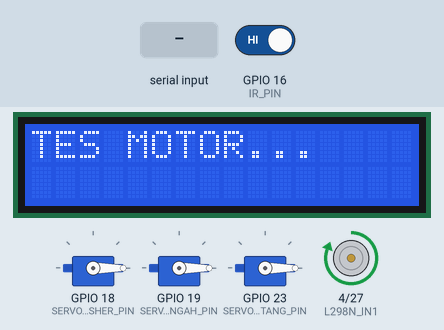
This sketch was run on a simulated ESP32. Parts: 16×2 character LCD, 3 × servo, motor-driver pin pairs drawn as motors (green arrow = first pin HIGH = forward, orange = second pin HIGH = backward, longer = more drive, scaled by the enable pin). Inputs (shaded band) come from the test bench; at power-on: GPIO 16 (IR_PIN) HIGH. What the sketch prints to the serial monitor is not drawn.

Above: at 2.2 s.
At 5.8 s:
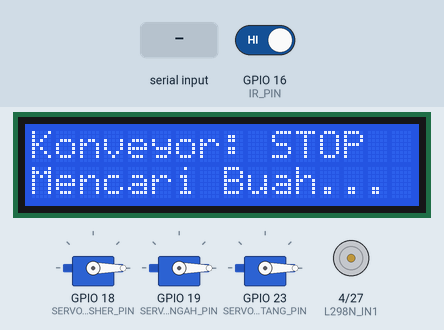
5.9 s: GPIO 16 (IR_PIN) driven LOW
At 6.6 s:
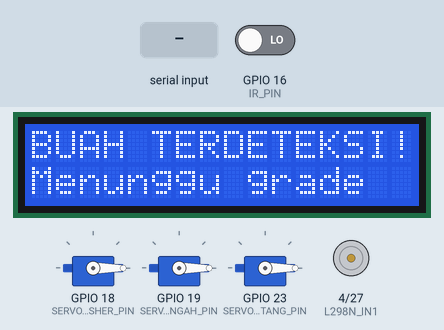
7.4 s: "A\n" received over Serial
At 10.0 s:
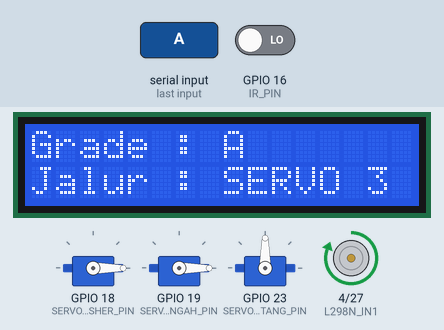
10.3 s: "90,45\n" received over Serial
11.8 s: GPIO 16 (IR_PIN) driven HIGH
14.8 s: "B\n" received over Serial
Timing chart, 0 to 17.3 s (numbered marks = the images above; inputs shaded):
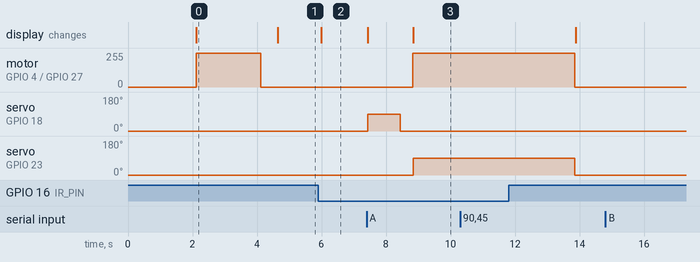

Measured:
- after the input at 5.9 s, the display: changes after 0.08 s (image 2)
- after the input at 7.4 s, motor on GPIO 4 (L298N_IN1) / GPIO 27 (L298N_IN2): stopped → forward 255/255 after 1.4 s; servo on GPIO 18 (SERVO_PUSHER_PIN): 0° → 90° at once, → 0° 1.0 s later; servo on GPIO 23 (SERVO_MATANG_PIN): 0° → 90° after 1.5 s; the display: first changes at once (image 3 shows a later state)
- after the input at 10.3 s, every drawn part: stays the same
- after the input at 14.8 s, every drawn part: stays the same
- what the display in image 0 shows lasts 2.5 s, from 2.1 s to 4.6 s

The sketch:

tomato_sorter.ino
```cpp
// Firmware sortir tomat (ESP32). Protokol serial: docs/PROTOCOL.md v0.3
// Pemetaan jalur: A = gate servo 3 (dulu "matang"), B = gate servo 2 (dulu "setengah"), C = jalur lurus (dulu "busuk").
#include <Wire.h>
#include <LiquidCrystal_I2C.h>
#include <ESP32Servo.h>
#include <stdio.h>
#include <string.h>
#include <ctype.h>

// ================= PIN =================
#define SDA_PIN 21
#define SCL_PIN 22

#define IR_PIN 16

#define L298N_IN1 4
#define L298N_IN2 27
#define L298N_ENA 14

#define SERVO_PUSHER_PIN   18
#define SERVO_SETENGAH_PIN 19   // gate grade B (servo 2)
#define SERVO_MATANG_PIN   23   // gate grade A (servo 3)

// ================= PENGATURAN KONVEYOR & SENSOR =================
#define KECEPATAN_KONVEYOR 255   // 0 - 255
#define IR_AKTIF_LEVEL     LOW   // Ganti ke HIGH jika sensor IR aktif HIGH saat ada objek
#define TES_MOTOR_AWAL     true  // true = motor berputar 2 detik saat startup untuk tes wiring
#define IR_DEBOUNCE_MS     50    // Sensor harus aktif minimal sekian ms agar dianggap buah
#define IR_COOLDOWN_MS     500   // Setelah siklus selesai, abaikan IR sebentar
#define KONVEYOR_JALAN_SAAT_IDLE false  // false = konveyor mati saat menunggu tomat (stasiun foto manual). true = perilaku lama

// ================= PENGATURAN SERVO (derajat) =================
#define SUDUT_TUTUP 0
#define SUDUT_BUKA  90

// ================= PENGATURAN WAKTU (ms) - SESUAIKAN DENGAN ALAT =================
#define WAKTU_SODOK           1000   // Lama servo 1 menyodok buah ke konveyor
#define WAKTU_PUSHER_KEMBALI  400    // BARU, PERKIRAAN: waktu pusher kembali sebelum konveyor jalan. Ukur di alat
#define WAKTU_TEMPUH_C_LURUS  4000   // Konveyor jalan sampai buah grade C lewat jalur lurus
#define WAKTU_TEMPUH_B_SERVO2 4000   // Servo 2 terbuka sampai buah masuk jalur grade B
#define WAKTU_TEMPUH_A_SERVO3 5000   // Servo 3 terbuka sampai buah masuk jalur grade A
#define WAKTU_TUNGGU_GRADE    15000  // BARU, PERKIRAAN: batas menunggu GRADE dari PC setelah DETECT
#define WAKTU_BARIS_IDLE      50     // Baris tanpa newline dianggap selesai setelah sekian ms (sama seperti Serial.setTimeout(50) lama)

// ================= PWM MOTOR =================
#define PWM_FREQ 1000
#define PWM_RES  8
#define PWM_CHANNEL 15               // dipakai hanya untuk core ESP32 versi 2.x

LiquidCrystal_I2C lcd(0x27, 16, 2);  // jika LCD kosong, coba alamat 0x3F

Servo servoPusher;
Servo servoSetengah;   // gate B
Servo servoMatang;     // gate A

// ================= STATUS SISTEM =================
enum Status {
  CARI_BUAH,        // menunggu IR deteksi buah
  MENUNGGU_GRADE,   // konveyor berhenti, menunggu GRADE dari PC (atau huruf A/B/C manual)
  MENYODOK,         // servo 1 menyodok buah ke konveyor
  PUSHER_KEMBALI,   // menunggu pusher kembali
  MENGANTAR,        // konveyor jalan mengantar buah ke jalur grade (berbasis waktu)
  TUNGGU_BEBAS      // setelah GRADE_TIMEOUT: tunggu tomat diambil (IR bebas)
};

Status status = CARI_BUAH;
char gradeDipilih = 0;               // 'A', 'B', atau 'C'
unsigned long idTomat = 0;           // penghitung ID, naik setiap DETECT
unsigned long idSaatIni = 0;
unsigned long tMulai = 0;            // penanda waktu tahap berjalan
unsigned long tSelesai = 0;          // waktu siklus terakhir selesai
unsigned long tIRMulai = 0;          // debounce IR aktif
unsigned long tBebasMulai = 0;       // debounce IR bebas

// Penghitung = jumlah yang DIPERINTAHKAN, bukan terkonfirmasi masuk wadah (pengantaran berbasis waktu).
unsigned long jumlahA = 0, jumlahB = 0, jumlahC = 0;

// Buffer baris serial
char rxBuf[24];
uint8_t rxLen = 0;
bool rxOverflow = false;
unsigned long rxTerakhir = 0;

// Prototipe (agar aman di PlatformIO)
void motorPwmInit();
void motorPwmWrite(int duty);
void motorMaju();
void motorStop();
bool irTerdeteksi();
bool irBebas();
void dbg(const char* teks);
void kirimReady();
void kirimDetect(unsigned long id);
void kirimAck(unsigned long id);
void kirimDone(unsigned long id, char g);
void kirimErr(unsigned long id, const char* kode);
bool selesaiBaris(char* out, size_t ukuran);
bool bacaBaris(char* out, size_t ukuran);
void tanganiBaris(const char* baris);
void mulaiCariBuah();
void mulaiMenungguGrade();
void mulaiSodok(char grade);
void mulaiMengantar();
void selesaiMengantar();
unsigned long waktuTempuh(char grade);

// ================= KONTROL MOTOR =================
void motorPwmInit() {
#if ESP_ARDUINO_VERSION_MAJOR >= 3
  ledcAttach(L298N_ENA, PWM_FREQ, PWM_RES);
#else
  ledcSetup(PWM_CHANNEL, PWM_FREQ, PWM_RES);
  ledcAttachPin(L298N_ENA, PWM_CHANNEL);
#endif
}

void motorPwmWrite(int duty) {
#if ESP_ARDUINO_VERSION_MAJOR >= 3
  ledcWrite(L298N_ENA, duty);
#else
  ledcWrite(PWM_CHANNEL, duty);
#endif
}

void motorMaju() {
  digitalWrite(L298N_IN1, HIGH);
  digitalWrite(L298N_IN2, LOW);
  motorPwmWrite(KECEPATAN_KONVEYOR);
}

void motorStop() {
  digitalWrite(L298N_IN1, LOW);
  digitalWrite(L298N_IN2, LOW);
  motorPwmWrite(0);
}

// ================= SENSOR IR (dengan debounce) =================
bool irTerdeteksi() {
  if (digitalRead(IR_PIN) == IR_AKTIF_LEVEL) {
    if (tIRMulai == 0) tIRMulai = millis();
    return (millis() - tIRMulai >= IR_DEBOUNCE_MS);
  }
  tIRMulai = 0;
  return false;
}

bool irBebas() {
  if (digitalRead(IR_PIN) != IR_AKTIF_LEVEL) {
    if (tBebasMulai == 0) tBebasMulai = millis();
    return (millis() - tBebasMulai >= IR_DEBOUNCE_MS);
  }
  tBebasMulai = 0;
  return false;
}

// ================= KELUARAN SERIAL =================
// Semua log debug WAJIB diawali '#'. Selain itu hanya pesan protokol.
void dbg(const char* teks) { Serial.print("# "); Serial.println(teks); }
void kirimReady() { Serial.println("READY"); }
void kirimDetect(unsigned long id) { Serial.print("DETECT,"); Serial.println(id); }
void kirimAck(unsigned long id) { Serial.print("ACK,"); Serial.println(id); }
void kirimDone(unsigned long id, char g) {
  Serial.print("DONE,"); Serial.print(id); Serial.print(','); Serial.println(g);
}
void kirimErr(unsigned long id, const char* kode) {
  Serial.print("ERR,"); Serial.print(id); Serial.print(','); Serial.println(kode);
}

// ================= MASUKAN SERIAL (non-blocking, tanpa String) =================
bool selesaiBaris(char* out, size_t ukuran) {
  rxBuf[rxLen] = 0;
  strncpy(out, rxOverflow ? "?" : rxBuf, ukuran - 1);
  out[ukuran - 1] = 0;
  rxLen = 0;
  rxOverflow = false;
  return true;
}

bool bacaBaris(char* out, size_t ukuran) {
  while (Serial.available() > 0) {
    char c = (char)Serial.read();
    rxTerakhir = millis();
    if (c == '\r') continue;
    if (c == '\n') return selesaiBaris(out, ukuran);
    if (rxLen < sizeof(rxBuf) - 1) rxBuf[rxLen++] = c; else rxOverflow = true;
  }
  // Serial Monitor "No line ending": anggap selesai setelah hening sebentar
  if (rxLen > 0 && millis() - rxTerakhir >= WAKTU_BARIS_IDLE) return selesaiBaris(out, ukuran);
  return false;
}

// Mode PC: "GRADE,<id>,<A|B|C>". Mode debug manual: huruf tunggal A/B/C (memakai ID saat ini).
void tanganiBaris(const char* baris) {
  if (baris[0] == 0) return;
  char g = 0;
  unsigned long id = idSaatIni;
  char sisa[8];

  if (strlen(baris) == 1 && (toupper(baris[0]) >= 'A' && toupper(baris[0]) <= 'C')) {
    g = (char)toupper(baris[0]);
  } else if (sscanf(baris, "GRADE,%lu,%7s", &id, sisa) == 2 && strlen(sisa) == 1 &&
             (toupper(sisa[0]) >= 'A' && toupper(sisa[0]) <= 'C')) {
    g = (char)toupper(sisa[0]);
  } else {
    kirimErr(idSaatIni, "BAD_CMD");
    return;
  }

  if (status != MENUNGGU_GRADE || id != idSaatIni) {
    kirimErr(id, "BUSY");
    return;
  }
  kirimAck(id);
  mulaiSodok(g);
}

// ================= SETUP =================
void setup() {
  Serial.begin(115200);

  pinMode(IR_PIN, INPUT);
  pinMode(L298N_IN1, OUTPUT);
  pinMode(L298N_IN2, OUTPUT);
  digitalWrite(L298N_IN1, LOW);
  digitalWrite(L298N_IN2, LOW);

  // LCD
  Wire.begin(SDA_PIN, SCL_PIN);
  lcd.init();
  lcd.backlight();

  // Servo
  ESP32PWM::allocateTimer(0);
  ESP32PWM::allocateTimer(1);
  ESP32PWM::allocateTimer(2);

  servoPusher.setPeriodHertz(50);
  servoSetengah.setPeriodHertz(50);
  servoMatang.setPeriodHertz(50);

  servoPusher.attach(SERVO_PUSHER_PIN, 500, 2400);
  servoSetengah.attach(SERVO_SETENGAH_PIN, 500, 2400);
  servoMatang.attach(SERVO_MATANG_PIN, 500, 2400);

  servoPusher.write(SUDUT_TUTUP);
  servoSetengah.write(SUDUT_TUTUP);
  servoMatang.write(SUDUT_TUTUP);

  // PWM motor
  motorPwmInit();
  motorPwmWrite(0);

  lcd.setCursor(0, 0);
  lcd.print(" SYSTEM CONVEYOR");
  lcd.setCursor(0, 1);
  lcd.print(" L298N + 3 SERVO");
  delay(2000);

  // Tes motor
  if (TES_MOTOR_AWAL) {
    dbg("TEST motor berputar 2 detik");
    lcd.clear();
    lcd.setCursor(0, 0);
    lcd.print("TES MOTOR...");
    motorMaju();
    delay(2000);
    motorStop();
    delay(500);
  }

  char buf[24];
  snprintf(buf, sizeof(buf), "IR nilai awal: %d", digitalRead(IR_PIN));
  dbg(buf);

  mulaiCariBuah();
}

// ================= LOOP (STATE MACHINE) =================
void loop() {
  // Baca baris serial di semua status; balasan ditentukan oleh tanganiBaris()
  char baris[24];
  if (bacaBaris(baris, sizeof(baris))) tanganiBaris(baris);

  switch (status) {

    // ---- Tunggu IR deteksi buah ----
    case CARI_BUAH:
      if (millis() - tSelesai >= IR_COOLDOWN_MS && irTerdeteksi()) {
        mulaiMenungguGrade();
      }
      break;

    // ---- Konveyor berhenti, tunggu GRADE. Ada batas waktu agar tidak macet selamanya ----
    case MENUNGGU_GRADE:
      if (millis() - tMulai >= WAKTU_TUNGGU_GRADE) {
        kirimErr(idSaatIni, "GRADE_TIMEOUT");
        lcd.clear();
        lcd.setCursor(0, 0);
        lcd.print("GRADE TIMEOUT   ");
        lcd.setCursor(0, 1);
        lcd.print("Ambil tomat...  ");
        tBebasMulai = 0;
        status = TUNGGU_BEBAS;
      }
      break;

    // ---- Servo 1 menyodok buah ke konveyor ----
    case MENYODOK:
      if (millis() - tMulai >= WAKTU_SODOK) {
        servoPusher.write(SUDUT_TUTUP);   // pusher kembali
        tMulai = millis();
        status = PUSHER_KEMBALI;
      }
      break;

    // ---- Beri waktu pusher kembali sebelum konveyor jalan ----
    case PUSHER_KEMBALI:
      if (millis() - tMulai >= WAKTU_PUSHER_KEMBALI) {
        mulaiMengantar();
      }
      break;

    // ---- Konveyor jalan mengantar buah (berbasis waktu, tanpa konfirmasi) ----
    case MENGANTAR:
      if (millis() - tMulai >= waktuTempuh(gradeDipilih)) {
        selesaiMengantar();
      }
      break;

    // ---- Tomat belum diambil setelah timeout: tunggu IR bebas ----
    case TUNGGU_BEBAS:
      if (irBebas()) {
        mulaiCariBuah();
      }
      break;
  }
}

// ================= FUNGSI TAHAPAN =================
void mulaiCariBuah() {
  status = CARI_BUAH;
  tSelesai = millis();
  tIRMulai = 0;
  if (KONVEYOR_JALAN_SAAT_IDLE) motorMaju(); else motorStop();

  lcd.clear();
  lcd.setCursor(0, 0);
  lcd.print(KONVEYOR_JALAN_SAAT_IDLE ? "Konveyor: JALAN " : "Konveyor: STOP  ");
  lcd.setCursor(0, 1);
  lcd.print("Mencari Buah... ");
  kirimReady();
}

void mulaiMenungguGrade() {
  motorStop();
  idSaatIni = ++idTomat;
  tMulai = millis();
  status = MENUNGGU_GRADE;
  while (Serial.available() > 0) Serial.read();   // buang sisa input lama
  rxLen = 0;
  rxOverflow = false;

  lcd.clear();
  lcd.setCursor(0, 0);
  lcd.print("BUAH TERDETEKSI!");
  lcd.setCursor(0, 1);
  lcd.print("Menunggu grade  ");
  kirimDetect(idSaatIni);
  dbg("Manual: ketik A, B, atau C (A=servo 3, B=servo 2, C=lurus)");
}

void mulaiSodok(char grade) {
  gradeDipilih = grade;

  char baris[17];
  snprintf(baris, sizeof(baris), "Grade : %c       ", grade);
  lcd.clear();
  lcd.setCursor(0, 0);
  lcd.print(baris);
  lcd.setCursor(0, 1);
  lcd.print("Action: Sodok   ");

  dbg("SERVO 1 menyodok buah ke konveyor");
  servoPusher.write(SUDUT_BUKA);
  tMulai = millis();
  status = MENYODOK;
}

void mulaiMengantar() {
  // Konveyor jalan dan buka gate sesuai grade
  motorMaju();

  lcd.setCursor(0, 1);
  if (gradeDipilih == 'A') {
    servoMatang.write(SUDUT_BUKA);
    lcd.print("Jalur : SERVO 3 ");
    dbg("SERVO 3 terbuka (grade A)");
  } else if (gradeDipilih == 'B') {
    servoSetengah.write(SUDUT_BUKA);
    lcd.print("Jalur : SERVO 2 ");
    dbg("SERVO 2 terbuka (grade B)");
  } else {
    lcd.print("Jalur : LURUS   ");
    dbg("Jalur lurus (grade C)");
  }

  tMulai = millis();
  status = MENGANTAR;
}

void selesaiMengantar() {
  // Tutup gate, hitung, lapor, siap tomat berikutnya
  servoSetengah.write(SUDUT_TUTUP);
  servoMatang.write(SUDUT_TUTUP);

  if (gradeDipilih == 'A') jumlahA++;
  else if (gradeDipilih == 'B') jumlahB++;
  else jumlahC++;

  kirimDone(idSaatIni, gradeDipilih);
  char buf[48];
  snprintf(buf, sizeof(buf), "Diperintahkan A:%lu B:%lu C:%lu", jumlahA, jumlahB, jumlahC);
  dbg(buf);

  mulaiCariBuah();
}

unsigned long waktuTempuh(char grade) {
  if (grade == 'A') return WAKTU_TEMPUH_A_SERVO3;
  if (grade == 'B') return WAKTU_TEMPUH_B_SERVO2;
  return WAKTU_TEMPUH_C_LURUS;   // nilai tak dikenal: jalur lurus, tanpa membuka gate
}
```
